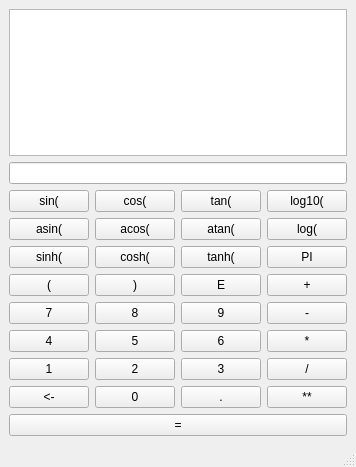
<?xml version="1.0" encoding="UTF-8"?>
<ui version="4.0">
 <class>MainWindow</class>
 <widget class="QMainWindow" name="MainWindow">
  <property name="geometry">
   <rect>
    <x>0</x>
    <y>0</y>
    <width>338</width>
    <height>467</height>
   </rect>
  </property>
  <property name="windowTitle">
   <string>MainWindow</string>
  </property>
  <property name="styleSheet">
   <string notr="true"/>
  </property>
  <widget class="QWidget" name="centralwidget">
   <layout class="QVBoxLayout" name="verticalLayout">
    <item>
     <widget class="QPlainTextEdit" name="txt_content">
      <property name="styleSheet">
       <string notr="true"/>
      </property>
     </widget>
    </item>
    <item>
     <widget class="QLineEdit" name="txt_result">
      <property name="styleSheet">
       <string notr="true"/>
      </property>
     </widget>
    </item>
    <item>
     <layout class="QHBoxLayout" name="horizontalLayout">
      <item>
       <widget class="QPushButton" name="btn_sin">
        <property name="text">
         <string>sin(</string>
        </property>
       </widget>
      </item>
      <item>
       <widget class="QPushButton" name="btn_cos">
        <property name="text">
         <string>cos(</string>
        </property>
       </widget>
      </item>
      <item>
       <widget class="QPushButton" name="btn_tan">
        <property name="text">
         <string>tan(</string>
        </property>
       </widget>
      </item>
      <item>
       <widget class="QPushButton" name="btn_log10">
        <property name="text">
         <string>log10(</string>
        </property>
       </widget>
      </item>
     </layout>
    </item>
    <item>
     <layout class="QHBoxLayout" name="horizontalLayout_2">
      <item>
       <widget class="QPushButton" name="btn_asin">
        <property name="text">
         <string>asin(</string>
        </property>
       </widget>
      </item>
      <item>
       <widget class="QPushButton" name="btn_acos">
        <property name="text">
         <string>acos(</string>
        </property>
       </widget>
      </item>
      <item>
       <widget class="QPushButton" name="btn_atan">
        <property name="text">
         <string>atan(</string>
        </property>
       </widget>
      </item>
      <item>
       <widget class="QPushButton" name="btn_log">
        <property name="text">
         <string>log(</string>
        </property>
       </widget>
      </item>
     </layout>
    </item>
    <item>
     <layout class="QHBoxLayout" name="horizontalLayout_3">
      <item>
       <widget class="QPushButton" name="btn_sinh">
        <property name="text">
         <string>sinh(</string>
        </property>
       </widget>
      </item>
      <item>
       <widget class="QPushButton" name="btn_cosh">
        <property name="text">
         <string>cosh(</string>
        </property>
       </widget>
      </item>
      <item>
       <widget class="QPushButton" name="btn_tanh">
        <property name="text">
         <string>tanh(</string>
        </property>
       </widget>
      </item>
      <item>
       <widget class="QPushButton" name="btn_PI">
        <property name="toolTip">
         <string>圆周率</string>
        </property>
        <property name="text">
         <string>PI</string>
        </property>
       </widget>
      </item>
     </layout>
    </item>
    <item>
     <layout class="QHBoxLayout" name="horizontalLayout_4">
      <item>
       <widget class="QPushButton" name="btn_left_bracket">
        <property name="text">
         <string>(</string>
        </property>
       </widget>
      </item>
      <item>
       <widget class="QPushButton" name="btn_right_bracket">
        <property name="text">
         <string>)</string>
        </property>
       </widget>
      </item>
      <item>
       <widget class="QPushButton" name="btn_E">
        <property name="toolTip">
         <string>自然对数</string>
        </property>
        <property name="text">
         <string>E</string>
        </property>
       </widget>
      </item>
      <item>
       <widget class="QPushButton" name="btn_add">
        <property name="text">
         <string>+</string>
        </property>
       </widget>
      </item>
     </layout>
    </item>
    <item>
     <layout class="QHBoxLayout" name="horizontalLayout_5">
      <item>
       <widget class="QPushButton" name="btn_7">
        <property name="text">
         <string>7</string>
        </property>
       </widget>
      </item>
      <item>
       <widget class="QPushButton" name="btn_8">
        <property name="text">
         <string>8</string>
        </property>
       </widget>
      </item>
      <item>
       <widget class="QPushButton" name="btn_9">
        <property name="text">
         <string>9</string>
        </property>
       </widget>
      </item>
      <item>
       <widget class="QPushButton" name="btn_sub">
        <property name="text">
         <string>-</string>
        </property>
       </widget>
      </item>
     </layout>
    </item>
    <item>
     <layout class="QHBoxLayout" name="horizontalLayout_6">
      <item>
       <widget class="QPushButton" name="btn_4">
        <property name="text">
         <string>4</string>
        </property>
       </widget>
      </item>
      <item>
       <widget class="QPushButton" name="btn_5">
        <property name="text">
         <string>5</string>
        </property>
       </widget>
      </item>
      <item>
       <widget class="QPushButton" name="btn_6">
        <property name="text">
         <string>6</string>
        </property>
       </widget>
      </item>
      <item>
       <widget class="QPushButton" name="btn_mul">
        <property name="text">
         <string>*</string>
        </property>
       </widget>
      </item>
     </layout>
    </item>
    <item>
     <layout class="QHBoxLayout" name="horizontalLayout_7">
      <item>
       <widget class="QPushButton" name="btn_1">
        <property name="text">
         <string>1</string>
        </property>
       </widget>
      </item>
      <item>
       <widget class="QPushButton" name="btn_2">
        <property name="text">
         <string>2</string>
        </property>
       </widget>
      </item>
      <item>
       <widget class="QPushButton" name="btn_3">
        <property name="text">
         <string>3</string>
        </property>
       </widget>
      </item>
      <item>
       <widget class="QPushButton" name="btn_div">
        <property name="text">
         <string>/</string>
        </property>
       </widget>
      </item>
     </layout>
    </item>
    <item>
     <layout class="QHBoxLayout" name="horizontalLayout_8">
      <item>
       <widget class="QPushButton" name="btn_backspace">
        <property name="toolTip">
         <string>后退</string>
        </property>
        <property name="text">
         <string>&lt;-</string>
        </property>
       </widget>
      </item>
      <item>
       <widget class="QPushButton" name="btn_0">
        <property name="text">
         <string>0</string>
        </property>
       </widget>
      </item>
      <item>
       <widget class="QPushButton" name="btn_dot">
        <property name="text">
         <string>.</string>
        </property>
       </widget>
      </item>
      <item>
       <widget class="QPushButton" name="btn_pow">
        <property name="toolTip">
         <string>&lt;html&gt;&lt;head/&gt;&lt;body&gt;&lt;p&gt;乘幂&lt;/p&gt;&lt;/body&gt;&lt;/html&gt;</string>
        </property>
        <property name="text">
         <string>**</string>
        </property>
       </widget>
      </item>
     </layout>
    </item>
    <item>
     <widget class="QPushButton" name="btn_calu">
      <property name="text">
       <string>=</string>
      </property>
     </widget>
    </item>
   </layout>
  </widget>
  <widget class="QMenuBar" name="menubar">
   <property name="geometry">
    <rect>
     <x>0</x>
     <y>0</y>
     <width>338</width>
     <height>22</height>
    </rect>
   </property>
  </widget>
  <widget class="QStatusBar" name="statusbar"/>
 </widget>
 <resources/>
 <connections/>
</ui>
